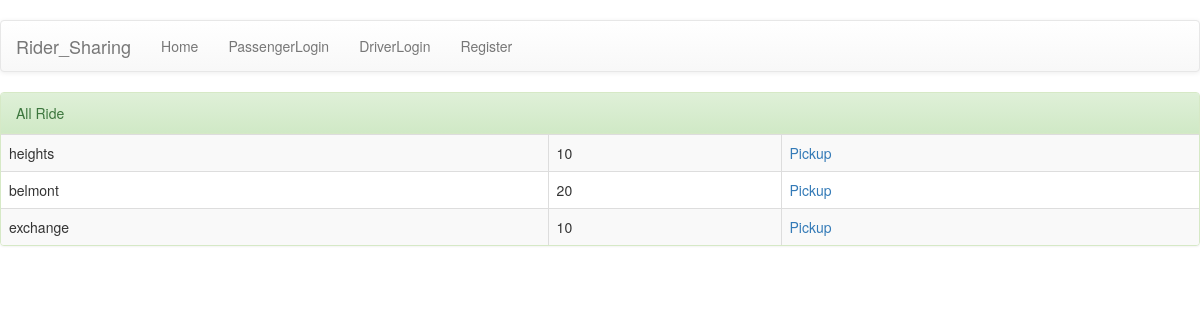
The page /accounts/driver/pickup/ on the database as committed earlier.
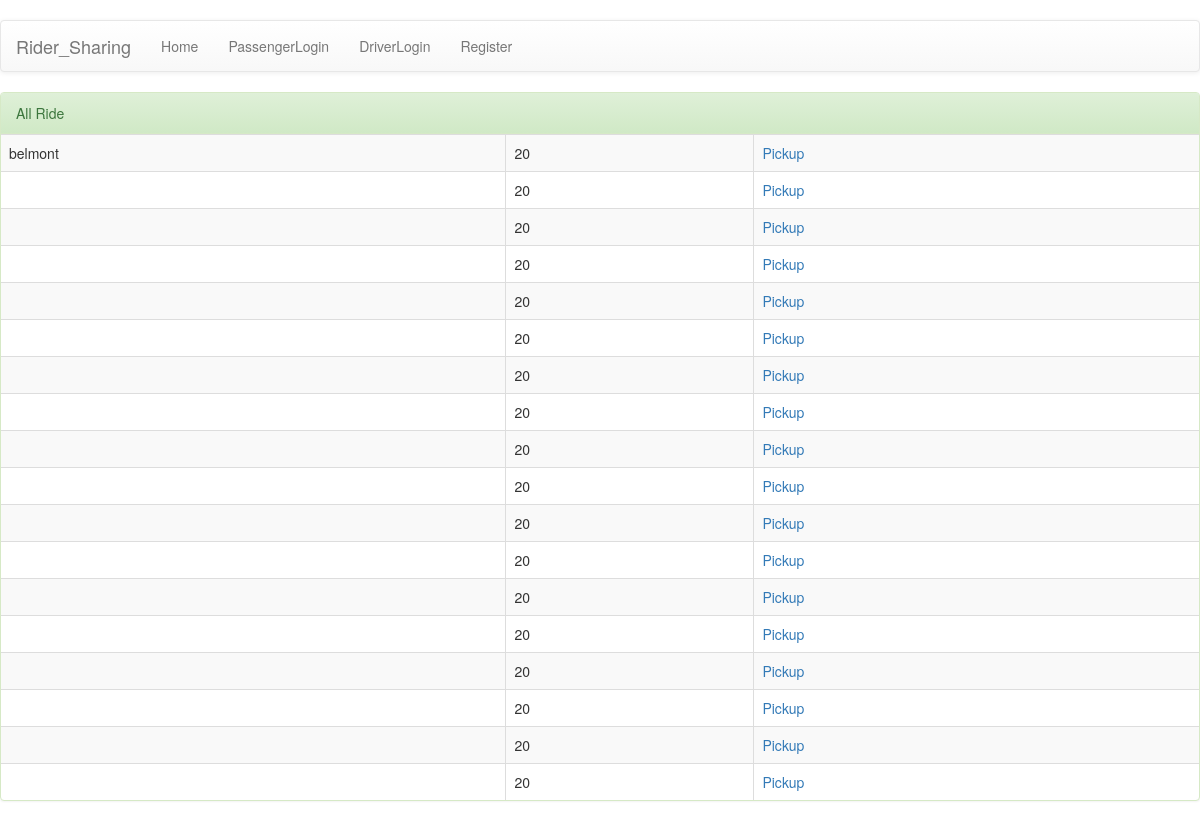
The same page on the database as committed later.
### accounts/models.py (models this page shows, shortened)
class Ride(models.Model):
    user = models.ForeignKey(User, on_delete=models.CASCADE)
    destination = models.CharField(max_length=100, default='')
    arrival_time = models.CharField(max_length=100, default='20')
    number_passenger = models.IntegerField(default='1')
    vehicle_type = models.CharField(max_length=100, default='')
    isPicked = models.BooleanField(default=False)
    isFinished = models.BooleanField(default=False)
    driver_id = models.IntegerField(default='0')

### accounts/views.py (the view)
# urls.py: path('driver/pickup/', views.search),
def search(request, context={}):
    ride_not_picked_list = Ride.objects.filter(isPicked=False)
    return render(request, 'accounts/pickup.html',
    {'ride_not_picked_list': ride_not_picked_list})

### accounts/templates/accounts/pickup.html (shortened to what this page needs)
{% extends 'base.html' %}
{%block body%}
  <div class="panel panel-success">
      <div class="panel-heading">All Ride</div>
      <table class="table table-bordered table-hover table-striped">
          <tbody id = "add-body">
          {% for ride in ride_not_picked_list %}
              <tr id="ride_{{ ride.id }}">
                  <td>{{ ride.destination }}</td>
                  <td>{{ ride.arrival_time }}</td>
                  <td><a href="/accounts/driver/pickup/{{ ride.id }}/">Pickup</a></td>
              </tr>
          {% endfor %}
          </tbody>
      </table>
  </div>
{%endblock%}

Rows that differ between the two databases and show on the page:
no longer on this page (row edited): Ride: destination "heights", arrival_time "10"
no longer on this page (row edited): Ride: destination "exchange", arrival_time "10"
added Ride: arrival_time "20"
added Ride: arrival_time "20"
added Ride: arrival_time "20"
added Ride: arrival_time "20"
added Ride: arrival_time "20"
added Ride: arrival_time "20"
added Ride: arrival_time "20"
added Ride: arrival_time "20"
added Ride: arrival_time "20"
added Ride: arrival_time "20"
added Ride: arrival_time "20"
added Ride: arrival_time "20"
added Ride: arrival_time "20"
added Ride: arrival_time "20"
added Ride: arrival_time "20"
added Ride: arrival_time "20"
added Ride: arrival_time "20"
